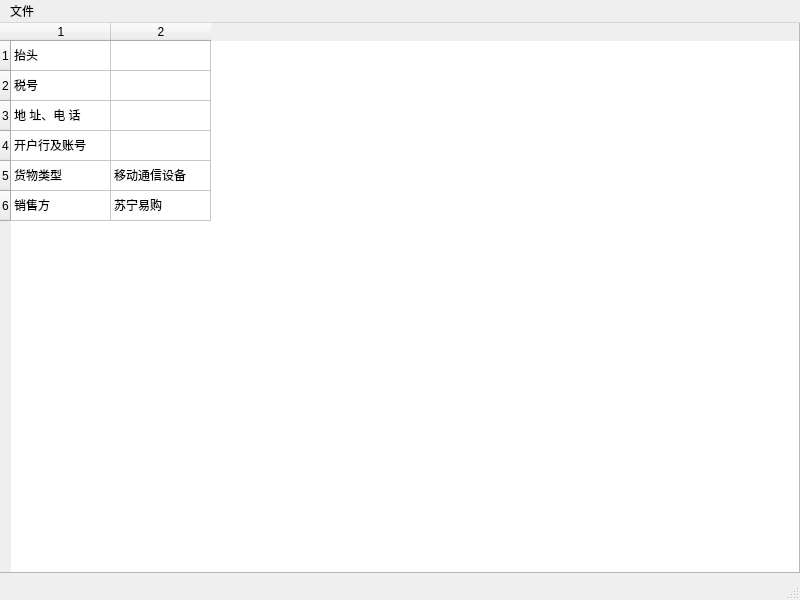
<?xml version="1.0" encoding="UTF-8"?>
<ui version="4.0">
 <class>MainWindow</class>
 <widget class="QMainWindow" name="MainWindow">
  <property name="geometry">
   <rect>
    <x>0</x>
    <y>0</y>
    <width>800</width>
    <height>600</height>
   </rect>
  </property>
  <property name="windowTitle">
   <string>MainWindow</string>
  </property>
  <widget class="QWidget" name="centralwidget">
   <widget class="QWidget" name="verticalLayoutWidget">
    <property name="geometry">
     <rect>
      <x>-1</x>
      <y>-1</y>
      <width>801</width>
      <height>551</height>
     </rect>
    </property>
    <layout class="QVBoxLayout" name="verticalLayout">
     <item>
      <widget class="QTableWidget" name="tableWidget">
       <property name="rowCount">
        <number>6</number>
       </property>
       <property name="columnCount">
        <number>2</number>
       </property>
       <row/>
       <row/>
       <row/>
       <row/>
       <row/>
       <row/>
       <column/>
       <column/>
       <item row="0" column="0">
        <property name="text">
         <string>抬头</string>
        </property>
       </item>
       <item row="1" column="0">
        <property name="text">
         <string>税号</string>
        </property>
       </item>
       <item row="2" column="0">
        <property name="text">
         <string>地 址、电 话</string>
        </property>
       </item>
       <item row="3" column="0">
        <property name="text">
         <string>开户行及账号</string>
        </property>
       </item>
       <item row="4" column="0">
        <property name="text">
         <string>货物类型</string>
        </property>
       </item>
       <item row="4" column="1">
        <property name="text">
         <string>移动通信设备</string>
        </property>
       </item>
       <item row="5" column="0">
        <property name="text">
         <string>销售方</string>
        </property>
       </item>
       <item row="5" column="1">
        <property name="text">
         <string>苏宁易购</string>
        </property>
       </item>
      </widget>
     </item>
    </layout>
   </widget>
  </widget>
  <widget class="QMenuBar" name="menubar">
   <property name="geometry">
    <rect>
     <x>0</x>
     <y>0</y>
     <width>800</width>
     <height>26</height>
    </rect>
   </property>
   <property name="nativeMenuBar">
    <bool>true</bool>
   </property>
   <widget class="QMenu" name="menu">
    <property name="title">
     <string>文件</string>
    </property>
    <addaction name="actionmoban"/>
   </widget>
   <addaction name="menu"/>
  </widget>
  <widget class="QStatusBar" name="statusbar"/>
  <action name="actionmoban">
   <property name="text">
    <string>设置</string>
   </property>
  </action>
  <action name="actionmoban2">
   <property name="text">
    <string>moban2</string>
   </property>
  </action>
 </widget>
 <resources/>
 <connections/>
</ui>
